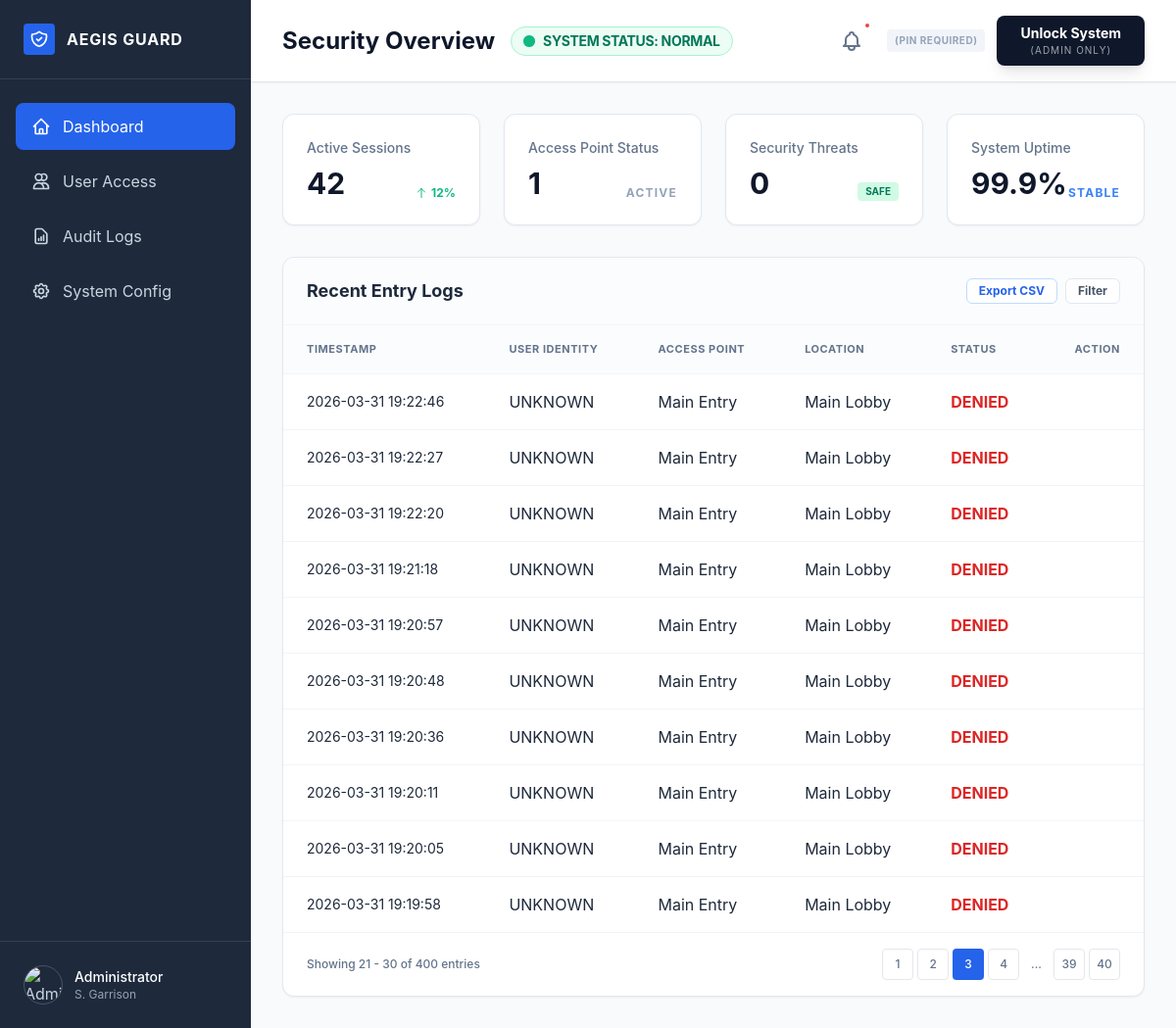
/?page=3, run on the app's committed database.
### tables this page shows
CREATE TABLE logs (
        id INTEGER PRIMARY KEY AUTOINCREMENT,
        user_id TEXT,
        entered_gesture TEXT,
        status TEXT,
        timestamp TEXT
    );

### app.py (the view)
@app.route("/")
def dashboard():
    page = request.args.get("page", 1, type=int)
    per_page = 10
    offset = (page - 1) * per_page
    conn = sqlite3.connect("users.db")
    c = conn.cursor()
    logs = c.execute(
        "SELECT * FROM logs ORDER BY id DESC LIMIT ? OFFSET ?",
        (per_page, offset)
    ).fetchall()
    total = c.execute("SELECT COUNT(*) FROM logs").fetchone()[0]
    conn.close()
    total_pages = (total + per_page - 1) // per_page
    return render_template(
        "dashboard.html",
        logs=logs,
        page=page,
        total_pages=total_pages
    )

### templates/dashboard.html (shortened to what this page needs)
<!DOCTYPE html>
<html lang="en">
<head>
    <script src="https://cdn.tailwindcss.com?plugins=forms,container-queries"></script>
</head>
<body class="flex min-h-screen text-slate-800">
    <aside class="w-64 bg-security-sidebar text-slate-300 flex flex-col hidden lg:flex" data-purpose="sidebar-nav">
        <div class="p-6 flex items-center gap-3 border-b border-slate-700">
            <div class="w-8 h-8 bg-blue-600 rounded flex items-center justify-center">
            </div>
            <span class="font-bold text-white tracking-wider">AEGIS GUARD</span>
        </div>
        <nav class="flex-1 px-4 py-6 space-y-2 overflow-y-auto custom-scrollbar">
            <a class="flex items-center gap-3 px-4 py-3 bg-blue-600 text-white rounded-lg transition-colors" href="#">
                <span>Dashboard</span>
            </a>
            <a class="flex items-center gap-3 px-4 py-3 hover:bg-slate-700 hover:text-white rounded-lg transition-colors"
                href="{{ url_for('users') }}">
                <svg class="w-5 h-5" fill="none" stroke="currentColor" viewbox="0 0 24 24"
                    xmlns="http://www.w3.org/2000/svg">
                    <path
                        d="M12 4.354a4 4 0 110 5.292M15 21H3v-1a6 6 0 0112 0v1zm0 0h6v-1a6 6 0 00-9-5.197M13 7a4 4 0 11-8 0 4 4 0 018 0z"
                        stroke-linecap="round" stroke-linejoin="round" stroke-width="2"></path>
                </svg>
                <span>User Access</span>
            </a>
            <a class="flex items-center gap-3 px-4 py-3 hover:bg-slate-700 hover:text-white rounded-lg transition-colors"
                href="#">
                <svg class="w-5 h-5" fill="none" stroke="currentColor" viewbox="0 0 24 24"
                    xmlns="http://www.w3.org/2000/svg">
                    <path
                        d="M9 17v-2m3 2v-4m3 4v-6m2 10H7a2 2 0 01-2-2V5a2 2 0 012-2h5.586a1 1 0 01.707.293l5.414 5.414a1 1 0 01.293.707V19a2 2 0 01-2 2z"
                        stroke-linecap="round" stroke-linejoin="round" stroke-width="2"></path>
                </svg>
                <span>Audit Logs</span>
            </a>
            <a class="flex items-center gap-3 px-4 py-3 hover:bg-slate-700 hover:text-white rounded-lg transition-colors"
                href="#">
                <span>System Config</span>
            </a>
        </nav>
        <div class="p-4 border-t border-slate-700">
            <div class="flex items-center gap-3 p-2 bg-slate-800 rounded-lg">
                <img alt="Admin Profile" class="w-10 h-10 rounded-full border border-slate-600"
                    src="https://lh3.googleusercontent.com/aida-public/AB6AXuA1iZS682JEJB6gRgmo0izW-O8DEOw1KS_hVNdpzP6-Bs4O3v3gYXHSX74gGaLF-p-X18zplh1x1SrUP4QdZ6BeuBWxrNr-D2NY0ljXoxlt2ZX47udr0j0qYfU4huv8Il4FxN8lulTiop0cA5ZlSKP1ge_bupuWIWIB5ASx2--bmbVpeTbZcoUWzU2a6SRLuzV5QEEqj9vCeaqGUcV2wu9ZGZW2g0xf58WUswWBH8p0sWCBvoyE3leq5W9biCqfgnKDzKzDC4R0xwZk" />
                <div class="overflow-hidden">
                    <p class="text-sm font-medium text-white truncate">Administrator</p>
                    <p class="text-xs text-slate-400 truncate">S. Garrison</p>
                </div>
            </div>
        </div>
    </aside>
    <main class="flex-1 flex flex-col min-h-screen overflow-hidden">
        <header class="bg-white border-b border-slate-200 px-8 py-4 flex items-center justify-between shadow-sm">
            <div class="flex items-center gap-4">
                <h1 class="text-2xl font-bold text-slate-900">Security Overview</h1>
                <div class="flex items-center gap-2 px-3 py-1 bg-emerald-50 text-emerald-700 border border-emerald-200 rounded-full"
                    data-purpose="status-badge">
                    <span class="relative flex h-3 w-3">
                        <span class="relative inline-flex rounded-full h-3 w-3 bg-emerald-500"></span>
                    </span>
                    <span class="text-sm font-bold uppercase tracking-tight">System Status: NORMAL</span>
                </div>
            </div>
            <div class="flex items-center gap-4">
                <button class="text-slate-500 hover:text-slate-700 relative p-2">
                    <span class="absolute top-0 right-0 w-2 h-2 bg-red-500 rounded-full border-2 border-white"></span>
                </button>
                <div class="relative group flex items-center gap-3">
                    <span
                        class="text-[10px] font-bold text-slate-400 bg-slate-100 px-2 py-1 rounded tracking-wider">(PIN
                        REQUIRED)</span>
                    <button
                        class="flex flex-col items-center bg-security-dark hover:bg-slate-800 text-white px-6 py-2 rounded-lg transition-all shadow-lg active:transform active:scale-95"
                        data-purpose="admin-action-btn">
                        <span class="font-bold text-sm">Unlock System</span>
                        <span class="text-[10px] uppercase opacity-60 tracking-widest">(admin only)</span>
                    </button>
                </div>
            </div>
        </header>
        <div class="p-8 overflow-y-auto custom-scrollbar flex-1">
            <div class="grid grid-cols-1 md:grid-cols-2 lg:grid-cols-4 gap-6 mb-8">
                <div class="bg-white p-6 rounded-xl border border-slate-200 shadow-sm">
                    <p class="text-slate-500 text-sm font-medium">Active Sessions</p>
                    <div class="flex items-end justify-between mt-2">
                        <h3 class="text-3xl font-bold text-slate-900">42</h3>
                        <span class="text-emerald-500 text-xs font-bold flex items-center gap-1">
                            <svg class="w-3 h-3" fill="none" stroke="currentColor" viewbox="0 0 24 24"
                                xmlns="http://www.w3.org/2000/svg">
                                <path d="M5 10l7-7m0 0l7 7m-7-7v18" stroke-linecap="round" stroke-linejoin="round"
                                    stroke-width="2"></path>
                            </svg>
                            12%
                        </span>
                    </div>
                </div>
                <div class="bg-white p-6 rounded-xl border border-slate-200 shadow-sm">
                    <p class="text-slate-500 text-sm font-medium">Access Point Status</p>
                    <div class="flex items-end justify-between mt-2">
                        <h3 class="text-3xl font-bold text-slate-900">1</h3>
                        <span class="text-slate-400 text-xs font-bold uppercase tracking-widest">Active</span>
                    </div>
                </div>
                <div class="bg-white p-6 rounded-xl border border-slate-200 shadow-sm">
                    <p class="text-slate-500 text-sm font-medium">Security Threats</p>
                    <div class="flex items-end justify-between mt-2">
                        <h3 class="text-3xl font-bold text-slate-900">0</h3>
                        <span
                            class="px-2 py-0.5 bg-emerald-100 text-emerald-700 rounded text-[10px] font-bold uppercase">Safe</span>
                    </div>
                </div>
                <div class="bg-white p-6 rounded-xl border border-slate-200 shadow-sm">
                    <p class="text-slate-500 text-sm font-medium">System Uptime</p>
                    <div class="flex items-end justify-between mt-2">
                        <h3 class="text-3xl font-bold text-slate-900">99.9%</h3>
                        <span class="text-blue-500 text-xs font-bold uppercase tracking-widest">Stable</span>
                    </div>
                </div>
            </div>
            <section class="bg-white rounded-xl border border-slate-200 shadow-sm overflow-hidden"
                data-purpose="entry-logs">
                <div class="px-6 py-5 border-b border-slate-100 flex items-center justify-between bg-slate-50/50">
                    <h2 class="text-lg font-bold text-slate-800">Recent Entry Logs</h2>
                    <div class="flex gap-2">
                        <button
                            class="text-xs font-bold text-blue-600 hover:text-blue-700 px-3 py-1 border border-blue-200 rounded-md bg-white">Export
                            CSV</button>
                        <button
                            class="text-xs font-bold text-slate-600 hover:text-slate-700 px-3 py-1 border border-slate-200 rounded-md bg-white">Filter</button>
                    </div>
                </div>
                <div class="overflow-x-auto">
                    <table class="w-full text-left border-collapse" id="entry-logs-table">
                        <thead>
                            <tr class="bg-slate-50/50 text-slate-500 text-[11px] uppercase tracking-wider font-bold">
                                <th class="px-6 py-4 border-b border-slate-100">Timestamp</th>
                                <th class="px-6 py-4 border-b border-slate-100">User Identity</th>
                                <th class="px-6 py-4 border-b border-slate-100">Access Point</th>
                                <th class="px-6 py-4 border-b border-slate-100">Location</th>
                                <th class="px-6 py-4 border-b border-slate-100">Status</th>
                                <th class="px-6 py-4 border-b border-slate-100 text-right">Action</th>
                            </tr>
                        </thead>
                        <tbody class="divide-y divide-slate-100">
                            {% for log in logs %}
                                <tr>
                                <td class="px-6 py-4 text-sm">{{ log[4] }}</td>
                                <td class="px-6 py-4">{{ log[1] }}</td>
                                <td class="px-6 py-4">Main Entry</td>
                                <td class="px-6 py-4">Main Lobby</td>
                                <td class="px-6 py-4">
                                    {% if log[3] == "GRANTED" %}
                                        <span class="text-green-600 font-bold">GRANTED</span>
                                    {% else %}
                                        <span class="text-red-600 font-bold">DENIED</span>
                                    {% endif %}
                                </td>
                                </tr>
                                {% endfor %}
                        </tbody>
                    </table>
                </div>
                <div
                    class="px-6 py-4 border-t border-slate-100 flex items-center justify-between text-xs text-slate-500 font-medium">
                    <p>Showing {{ (page-1)*10 + 1 }} - {{ (page-1)*10 + logs|length }} of {{ total_pages*10 }} entries</p>
                    <div class="flex items-center gap-1">
                        {% for p in range(1, total_pages + 1) %}
                            {% if p == page %}
                                <span class="w-8 h-8 flex items-center justify-center bg-blue-600 text-white rounded">
                                    {{ p }}
                                </span>
                            {% elif p <= 3 or p > total_pages - 2 or (p >= page-1 and p <= page+1) %}
                                <a href="/?page={{ p }}"
                                class="w-8 h-8 flex items-center justify-center border rounded hover:bg-slate-50">
                                    {{ p }}
                                </a>
                            {% elif p == 4 or p == total_pages - 2 %}
                                <span class="px-2">...</span>
                            {% endif %}
                        {% endfor %}
                    </div>
                </div>
            </section>
        </div>
    </main>
</body>
</html>

### templates/dashboard.html (style rules this page uses)
body { background-color: #f8fafc; font-family: 'Inter', system-ui, -apple-system, sans-serif; }

### data on the page
logs: timestamp "2026-03-31 19:22:46", user "UNKNOWN", status "DENIED"
logs: timestamp "2026-03-31 19:22:27", user "UNKNOWN", status "DENIED"
logs: timestamp "2026-03-31 19:22:20", user "UNKNOWN", status "DENIED"
logs: timestamp "2026-03-31 19:21:18", user "UNKNOWN", status "DENIED"
logs: timestamp "2026-03-31 19:20:57", user "UNKNOWN", status "DENIED"
logs: timestamp "2026-03-31 19:20:48", user "UNKNOWN", status "DENIED"
logs: timestamp "2026-03-31 19:20:36", user "UNKNOWN", status "DENIED"
logs: timestamp "2026-03-31 19:20:11", user "UNKNOWN", status "DENIED"
logs: timestamp "2026-03-31 19:20:05", user "UNKNOWN", status "DENIED"
logs: timestamp "2026-03-31 19:19:58", user "UNKNOWN", status "DENIED"

### other printed values
{{ (page-1)*10 + 1 }} "21"
{{ (page-1)*10 + logs|length }} "30"
{{ total_pages*10 }} "400"
{{ p }} "1" "2" "4" "39" "40"
{{ p }} "3"
